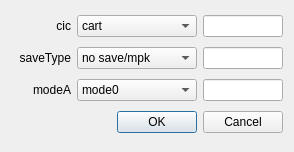
<?xml version="1.0" encoding="UTF-8"?>
<ui version="4.0">
 <class>n64romProperties</class>
 <widget class="QDialog" name="n64romProperties">
  <property name="windowModality">
   <enum>Qt::WindowModal</enum>
  </property>
  <property name="geometry">
   <rect>
    <x>0</x>
    <y>0</y>
    <width>294</width>
    <height>152</height>
   </rect>
  </property>
  <property name="windowTitle">
   <string>n64 rom properties</string>
  </property>
  <property name="modal">
   <bool>true</bool>
  </property>
  <layout class="QVBoxLayout" name="verticalLayout">
   <item>
    <layout class="QHBoxLayout" name="horizontalLayout">
     <item>
      <widget class="QLabel" name="label">
       <property name="sizePolicy">
        <sizepolicy hsizetype="Expanding" vsizetype="Preferred">
         <horstretch>0</horstretch>
         <verstretch>0</verstretch>
        </sizepolicy>
       </property>
       <property name="text">
        <string>cic</string>
       </property>
       <property name="alignment">
        <set>Qt::AlignRight|Qt::AlignTrailing|Qt::AlignVCenter</set>
       </property>
       <property name="margin">
        <number>3</number>
       </property>
      </widget>
     </item>
     <item>
      <widget class="QComboBox" name="cic_comboBox">
       <property name="minimumSize">
        <size>
         <width>120</width>
         <height>0</height>
        </size>
       </property>
       <property name="maximumSize">
        <size>
         <width>120</width>
         <height>16777215</height>
        </size>
       </property>
       <item>
        <property name="text">
         <string>cart</string>
        </property>
       </item>
       <item>
        <property name="text">
         <string>6101</string>
        </property>
       </item>
       <item>
        <property name="text">
         <string>6102</string>
        </property>
       </item>
       <item>
        <property name="text">
         <string>6103</string>
        </property>
       </item>
       <item>
        <property name="text">
         <string>6105</string>
        </property>
       </item>
       <item>
        <property name="text">
         <string>6106</string>
        </property>
       </item>
      </widget>
     </item>
     <item>
      <widget class="QLineEdit" name="cic_lineEdit">
       <property name="minimumSize">
        <size>
         <width>80</width>
         <height>0</height>
        </size>
       </property>
       <property name="maximumSize">
        <size>
         <width>80</width>
         <height>16777215</height>
        </size>
       </property>
      </widget>
     </item>
    </layout>
   </item>
   <item>
    <layout class="QHBoxLayout" name="horizontalLayout_2">
     <item>
      <widget class="QLabel" name="label_2">
       <property name="sizePolicy">
        <sizepolicy hsizetype="Expanding" vsizetype="Preferred">
         <horstretch>0</horstretch>
         <verstretch>0</verstretch>
        </sizepolicy>
       </property>
       <property name="text">
        <string>saveType</string>
       </property>
       <property name="alignment">
        <set>Qt::AlignRight|Qt::AlignTrailing|Qt::AlignVCenter</set>
       </property>
       <property name="margin">
        <number>3</number>
       </property>
      </widget>
     </item>
     <item>
      <widget class="QComboBox" name="saveType_comboBox">
       <property name="minimumSize">
        <size>
         <width>120</width>
         <height>0</height>
        </size>
       </property>
       <property name="maximumSize">
        <size>
         <width>120</width>
         <height>16777215</height>
        </size>
       </property>
       <item>
        <property name="text">
         <string>no save/mpk</string>
        </property>
       </item>
       <item>
        <property name="text">
         <string>4Kb eeprom</string>
        </property>
       </item>
       <item>
        <property name="text">
         <string>16Kb eeprom</string>
        </property>
       </item>
       <item>
        <property name="text">
         <string>32KB sram</string>
        </property>
       </item>
       <item>
        <property name="text">
         <string>128KB flash</string>
        </property>
       </item>
      </widget>
     </item>
     <item>
      <widget class="QLineEdit" name="saveType_lineEdit">
       <property name="minimumSize">
        <size>
         <width>80</width>
         <height>0</height>
        </size>
       </property>
       <property name="maximumSize">
        <size>
         <width>80</width>
         <height>16777215</height>
        </size>
       </property>
      </widget>
     </item>
    </layout>
   </item>
   <item>
    <layout class="QHBoxLayout" name="horizontalLayout_3">
     <item>
      <widget class="QLabel" name="label_3">
       <property name="sizePolicy">
        <sizepolicy hsizetype="Expanding" vsizetype="Preferred">
         <horstretch>0</horstretch>
         <verstretch>0</verstretch>
        </sizepolicy>
       </property>
       <property name="text">
        <string>modeA</string>
       </property>
       <property name="alignment">
        <set>Qt::AlignRight|Qt::AlignTrailing|Qt::AlignVCenter</set>
       </property>
       <property name="margin">
        <number>3</number>
       </property>
      </widget>
     </item>
     <item>
      <widget class="QComboBox" name="modeA_comboBox">
       <property name="minimumSize">
        <size>
         <width>120</width>
         <height>0</height>
        </size>
       </property>
       <property name="maximumSize">
        <size>
         <width>120</width>
         <height>16777215</height>
        </size>
       </property>
       <item>
        <property name="text">
         <string>mode0</string>
        </property>
       </item>
       <item>
        <property name="text">
         <string>mode1</string>
        </property>
       </item>
       <item>
        <property name="text">
         <string>mode2</string>
        </property>
       </item>
       <item>
        <property name="text">
         <string>mode3</string>
        </property>
       </item>
       <item>
        <property name="text">
         <string>mode4</string>
        </property>
       </item>
       <item>
        <property name="text">
         <string>mode5</string>
        </property>
       </item>
       <item>
        <property name="text">
         <string>mode6</string>
        </property>
       </item>
       <item>
        <property name="text">
         <string>mode7</string>
        </property>
       </item>
       <item>
        <property name="text">
         <string>mode8</string>
        </property>
       </item>
       <item>
        <property name="text">
         <string>mode9</string>
        </property>
       </item>
       <item>
        <property name="text">
         <string>mode10</string>
        </property>
       </item>
       <item>
        <property name="text">
         <string>mode11</string>
        </property>
       </item>
       <item>
        <property name="text">
         <string>mode12</string>
        </property>
       </item>
       <item>
        <property name="text">
         <string>mode13</string>
        </property>
       </item>
       <item>
        <property name="text">
         <string>mode14</string>
        </property>
       </item>
       <item>
        <property name="text">
         <string>mode15</string>
        </property>
       </item>
      </widget>
     </item>
     <item>
      <widget class="QLineEdit" name="modeA_lineEdit">
       <property name="minimumSize">
        <size>
         <width>80</width>
         <height>0</height>
        </size>
       </property>
       <property name="maximumSize">
        <size>
         <width>80</width>
         <height>16777215</height>
        </size>
       </property>
      </widget>
     </item>
    </layout>
   </item>
   <item>
    <widget class="QDialogButtonBox" name="buttonBox">
     <property name="orientation">
      <enum>Qt::Horizontal</enum>
     </property>
     <property name="standardButtons">
      <set>QDialogButtonBox::Cancel|QDialogButtonBox::Ok</set>
     </property>
    </widget>
   </item>
  </layout>
 </widget>
 <resources/>
 <connections>
  <connection>
   <sender>buttonBox</sender>
   <signal>accepted()</signal>
   <receiver>n64romProperties</receiver>
   <slot>accept()</slot>
   <hints>
    <hint type="sourcelabel">
     <x>248</x>
     <y>254</y>
    </hint>
    <hint type="destinationlabel">
     <x>157</x>
     <y>274</y>
    </hint>
   </hints>
  </connection>
  <connection>
   <sender>buttonBox</sender>
   <signal>rejected()</signal>
   <receiver>n64romProperties</receiver>
   <slot>reject()</slot>
   <hints>
    <hint type="sourcelabel">
     <x>316</x>
     <y>260</y>
    </hint>
    <hint type="destinationlabel">
     <x>286</x>
     <y>274</y>
    </hint>
   </hints>
  </connection>
 </connections>
</ui>
